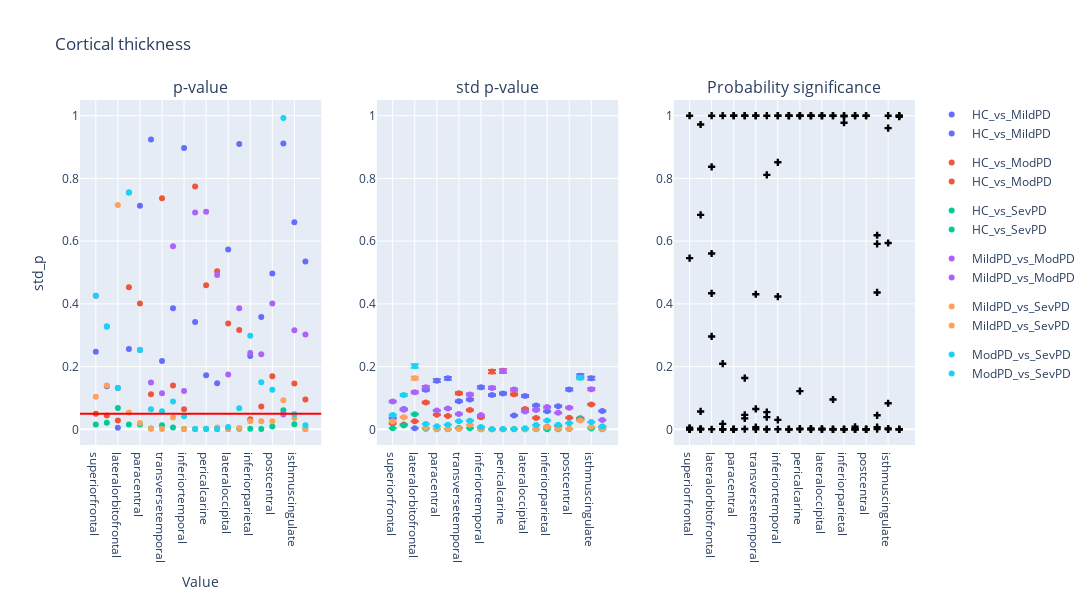

This figure's notebook cell:
### Code cell
plot_dumbbell(df_thickness, "Cortical thickness")

### Figure 1 — Plotly figure (JSON) as saved in the notebook; plotly's stock layout.template omitted (floating-point values rounded to 4 significant figures)
{"data": [{"hovertemplate": "groups=HC_vs_MildPD<br>region=%{x}<br>p_value=%{y}<extra></extra>", "legendgroup": "HC_vs_MildPD", "marker": {"color": "#636efa", "symbol": "circle"}, "mode": "markers", "name": "HC_vs_MildPD", "orientation": "v", "showlegend": true, "type": "scatter", "x": ["superiorfrontal", "caudalmiddlefrontal", "lateralorbitofrontal", "precentral", "paracentral", "fusiform", "transversetemporal", "middletemporal", "inferiortemporal", "lingual", "pericalcarine", "cuneus", "lateraloccipital", "superiorparietal", "inferiorparietal", "precuneus", "postcentral", "posteriorcingulate", "isthmuscingulate", "MeanThickness"], "xaxis": "x", "y": [0.247, 0.137, 0.005, 0.256, 0.713, 0.924, 0.218, 0.386, 0.897, 0.342, 0.172, 0.147, 0.573, 0.91, 0.234, 0.358, 0.497, 0.911, 0.66, 0.535], "yaxis": "y"}, {"hovertemplate": "groups=HC_vs_ModPD<br>region=%{x}<br>p_value=%{y}<extra></extra>", "legendgroup": "HC_vs_ModPD", "marker": {"color": "#EF553B", "symbol": "circle"}, "mode": "markers", "name": "HC_vs_ModPD", "orientation": "v", "showlegend": true, "type": "scatter", "x": ["superiorfrontal", "caudalmiddlefrontal", "lateralorbitofrontal", "precentral", "paracentral", "fusiform", "transversetemporal", "middletemporal", "inferiortemporal", "lingual", "pericalcarine", "cuneus", "lateraloccipital", "superiorparietal", "inferiorparietal", "precuneus", "postcentral", "posteriorcingulate", "isthmuscingulate", "MeanThickness"], "xaxis": "x", "y": [0.05, 0.044, 0.028, 0.453, 0.401, 0.112, 0.737, 0.14, 0.064, 0.774, 0.459, 0.504, 0.337, 0.317, 0.032, 0.073, 0.169, 0.05, 0.146, 0.095], "yaxis": "y"}, {"hovertemplate": "groups=HC_vs_SevPD<br>region=%{x}<br>p_value=%{y}<extra></extra>", "legendgroup": "HC_vs_SevPD", "marker": {"color": "#00cc96", "symbol": "circle"}, "mode": "markers", "name": "HC_vs_SevPD", "orientation": "v", "showlegend": true, "type": "scatter", "x": ["superiorfrontal", "caudalmiddlefrontal", "lateralorbitofrontal", "precentral", "paracentral", "fusiform", "transversetemporal", "middletemporal", "inferiortemporal", "lingual", "pericalcarine", "cuneus", "lateraloccipital", "superiorparietal", "inferiorparietal", "precuneus", "postcentral", "posteriorcingulate", "isthmuscingulate", "MeanThickness"], "xaxis": "x", "y": [0.015, 0.021, 0.068, 0.015, 0.015, 0.003, 0.013, 0.006, 0.001, 0.001, 0.002, 0.001, 0.001, 0.002, 0.002, 0.001, 0.009, 0.061, 0.016, 0.001], "yaxis": "y"}, {"hovertemplate": "groups=MildPD_vs_ModPD<br>region=%{x}<br>p_value=%{y}<extra></extra>", "legendgroup": "MildPD_vs_ModPD", "marker": {"color": "#ab63fa", "symbol": "circle"}, "mode": "markers", "name": "MildPD_vs_ModPD", "orientation": "v", "showlegend": true, "type": "scatter", "x": ["superiorfrontal", "caudalmiddlefrontal", "lateralorbitofrontal", "precentral", "paracentral", "fusiform", "transversetemporal", "middletemporal", "inferiortemporal", "lingual", "pericalcarine", "cuneus", "lateraloccipital", "superiorparietal", "inferiorparietal", "precuneus", "postcentral", "posteriorcingulate", "isthmuscingulate", "MeanThickness"], "xaxis": "x", "y": [0.426, 0.328, 0.132, 0.755, 0.253, 0.149, 0.115, 0.584, 0.122, 0.691, 0.694, 0.492, 0.175, 0.386, 0.243, 0.239, 0.401, 0.047, 0.316, 0.302], "yaxis": "y"}, {"hovertemplate": "groups=MildPD_vs_SevPD<br>region=%{x}<br>p_value=%{y}<extra></extra>", "legendgroup": "MildPD_vs_SevPD", "marker": {"color": "#FFA15A", "symbol": "circle"}, "mode": "markers", "name": "MildPD_vs_SevPD", "orientation": "v", "showlegend": true, "type": "scatter", "x": ["superiorfrontal", "caudalmiddlefrontal", "lateralorbitofrontal", "precentral", "paracentral", "fusiform", "transversetemporal", "middletemporal", "inferiortemporal", "lingual", "pericalcarine", "cuneus", "lateraloccipital", "superiorparietal", "inferiorparietal", "precuneus", "postcentral", "posteriorcingulate", "isthmuscingulate", "MeanThickness"], "xaxis": "x", "y": [0.104, 0.14, 0.715, 0.054, 0.02, 0.002, 0.001, 0.038, 0.001, 0.001, 0.001, 0.006, 0.001, 0.004, 0.026, 0.026, 0.026, 0.093, 0.036, 0.001], "yaxis": "y"}, {"hovertemplate": "groups=ModPD_vs_SevPD<br>region=%{x}<br>p_value=%{y}<extra></extra>", "legendgroup": "ModPD_vs_SevPD", "marker": {"color": "#19d3f3", "symbol": "circle"}, "mode": "markers", "name": "ModPD_vs_SevPD", "orientation": "v", "showlegend": true, "type": "scatter", "x": ["superiorfrontal", "caudalmiddlefrontal", "lateralorbitofrontal", "precentral", "paracentral", "fusiform", "transversetemporal", "middletemporal", "inferiortemporal", "lingual", "pericalcarine", "cuneus", "lateraloccipital", "superiorparietal", "inferiorparietal", "precuneus", "postcentral", "posteriorcingulate", "isthmuscingulate", "MeanThickness"], "xaxis": "x", "y": [0.426, 0.328, 0.132, 0.755, 0.253, 0.064, 0.058, 0.089, 0.042, 0.001, 0.001, 0.001, 0.007, 0.067, 0.298, 0.15, 0.126, 0.993, 0.048, 0.013], "yaxis": "y"}, {"error_y": {"array": [0.0009756, 0.001759, 8.34e-05, 0.003436, 0.004228, 0.00443, 0.002446, 0.002591, 0.003648, 0.002972, 0.00312, 0.00121, 0.002899, 0.00207, 0.001579, 0.002007, 0.003462, 0.004649, 0.00444, 0.001597], "arrayminus": [0.001003, 0.00181, 8.578e-05, 0.003534, 0.004348, 0.004556, 0.002516, 0.002665, 0.003752, 0.003057, 0.003209, 0.001245, 0.002981, 0.002129, 0.001624, 0.002065, 0.003561, 0.004782, 0.004566, 0.001643]}, "hovertemplate": "groups=HC_vs_MildPD<br>region=%{x}<br>std_p=%{y}<extra></extra>", "legendgroup": "HC_vs_MildPD", "marker": {"color": "#636efa", "symbol": "circle"}, "mode": "markers", "name": "HC_vs_MildPD", "orientation": "v", "showlegend": true, "type": "scatter", "x": ["superiorfrontal", "caudalmiddlefrontal", "lateralorbitofrontal", "precentral", "paracentral", "fusiform", "transversetemporal", "middletemporal", "inferiortemporal", "lingual", "pericalcarine", "cuneus", "lateraloccipital", "superiorparietal", "inferiorparietal", "precuneus", "postcentral", "posteriorcingulate", "isthmuscingulate", "MeanThickness"], "xaxis": "x2", "y": [0.03581, 0.06459, 0.003062, 0.1261, 0.1552, 0.1626, 0.0898, 0.09511, 0.1339, 0.1091, 0.1145, 0.04442, 0.1064, 0.07598, 0.05796, 0.07369, 0.1271, 0.1707, 0.163, 0.05863], "yaxis": "y2"}, {"error_y": {"array": [0.0004933, 0.0004284, 0.0006993, 0.00234, 0.001275, 0.001159, 0.003143, 0.001669, 0.001044, 0.005017, 0.005085, 0.003035, 0.001758, 0.0009906, 0.000219, 0.0002866, 0.001001, 0.0009694, 0.002164, 0.0002236], "arrayminus": [0.0005074, 0.0004406, 0.0007193, 0.002406, 0.001311, 0.001192, 0.003233, 0.001716, 0.001074, 0.00516, 0.005229, 0.003122, 0.001808, 0.001019, 0.0002253, 0.0002948, 0.00103, 0.0009971, 0.002225, 0.00023]}, "hovertemplate": "groups=HC_vs_ModPD<br>region=%{x}<br>std_p=%{y}<extra></extra>", "legendgroup": "HC_vs_ModPD", "marker": {"color": "#EF553B", "symbol": "circle"}, "mode": "markers", "name": "HC_vs_ModPD", "orientation": "v", "showlegend": true, "type": "scatter", "x": ["superiorfrontal", "caudalmiddlefrontal", "lateralorbitofrontal", "precentral", "paracentral", "fusiform", "transversetemporal", "middletemporal", "inferiortemporal", "lingual", "pericalcarine", "cuneus", "lateraloccipital", "superiorparietal", "inferiorparietal", "precuneus", "postcentral", "posteriorcingulate", "isthmuscingulate", "MeanThickness"], "xaxis": "x2", "y": [0.01811, 0.01573, 0.02567, 0.08589, 0.04679, 0.04254, 0.1154, 0.06126, 0.03833, 0.1842, 0.1866, 0.1114, 0.06454, 0.03636, 0.008041, 0.01052, 0.03676, 0.03559, 0.07942, 0.008209], "yaxis": "y2"}, {"error_y": {"array": [9.484e-05, 0.0003361, 0.001315, 4.731e-05, 1.008e-05, 1.336e-05, 0.0001172, 8.901e-05, 5.262e-06, 2.542e-07, 1.571e-05, 1.065e-06, 1.519e-06, 6.804e-06, 1.141e-05, 3.618e-06, 1.759e-05, 0.0009248, 6.901e-05, 5.399e-06], "arrayminus": [9.755e-05, 0.0003456, 0.001353, 4.866e-05, 1.037e-05, 1.374e-05, 0.0001205, 9.155e-05, 5.412e-06, 2.615e-07, 1.616e-05, 1.095e-06, 1.562e-06, 6.998e-06, 1.174e-05, 3.721e-06, 1.81e-05, 0.0009511, 7.098e-05, 5.553e-06]}, "hovertemplate": "groups=HC_vs_SevPD<br>region=%{x}<br>std_p=%{y}<extra></extra>", "legendgroup": "HC_vs_SevPD", "marker": {"color": "#00cc96", "symbol": "circle"}, "mode": "markers", "name": "HC_vs_SevPD", "orientation": "v", "showlegend": true, "type": "scatter", "x": ["superiorfrontal", "caudalmiddlefrontal", "lateralorbitofrontal", "precentral", "paracentral", "fusiform", "transversetemporal", "middletemporal", "inferiortemporal", "lingual", "pericalcarine", "cuneus", "lateraloccipital", "superiorparietal", "inferiorparietal", "precuneus", "postcentral", "posteriorcingulate", "isthmuscingulate", "MeanThickness"], "xaxis": "x2", "y": [0.003482, 0.01234, 0.04829, 0.001737, 0.00037, 0.0004903, 0.004302, 0.003268, 0.0001932, 9.332e-06, 0.0005767, 3.909e-05, 5.576e-05, 0.0002498, 0.000419, 0.0001328, 0.0006458, 0.03395, 0.002533, 0.0001982], "yaxis": "y2"}, {"error_y": {"array": [0.002426, 0.001704, 0.003217, 0.003652, 0.001635, 0.001807, 0.001334, 0.003026, 0.001241, 0.003594, 0.005052, 0.003457, 0.001544, 0.001687, 0.001938, 0.001432, 0.001878, 0.0008201, 0.003485, 0.0008009], "arrayminus": [0.002495, 0.001752, 0.003309, 0.003757, 0.001681, 0.001859, 0.001372, 0.003112, 0.001277, 0.003697, 0.005196, 0.003556, 0.001588, 0.001735, 0.001993, 0.001473, 0.001931, 0.0008435, 0.003585, 0.0008237]}, "hovertemplate": "groups=MildPD_vs_ModPD<br>region=%{x}<br>std_p=%{y}<extra></extra>", "legendgroup": "MildPD_vs_ModPD", "marker": {"color": "#ab63fa", "symbol": "circle"}, "mode": "markers", "name": "MildPD_vs_ModPD", "orientation": "v", "showlegend": true, "type": "scatter", "x": ["superiorfrontal", "caudalmiddlefrontal", "lateralorbitofrontal", "precentral", "paracentral", "fusiform", "transversetemporal", "middletemporal", "inferiortemporal", "lingual", "pericalcarine", "cuneus", "lateraloccipital", "superiorparietal", "inferiorparietal", "precuneus", "postcentral", "posteriorcingulate", "isthmuscingulate", "MeanThickness"], "xaxis": "x2", "y": [0.08904, 0.06253, 0.1181, 0.1341, 0.06, 0.06634, 0.04898, 0.1111, 0.04557, 0.1319, 0.1854, 0.1269, 0.05667, 0.06191, 0.07112, 0.05256, 0.06892, 0.0301, 0.1279, 0.0294], "yaxis": "y2"}, {"error_y": {"array": [0.0006775, 0.001056, 0.004444, 0.0001332, 1.749e-05, 2.675e-05, 3.153e-05, 0.0003895, 9.048e-06, 6.244e-08, 5.979e-07, 5.211e-05, 3.526e-06, 3.628e-05, 0.0001826, 4.336e-05, 4.136e-05, 0.0007754, 0.0002023, 2.369e-05], "arrayminus": [0.0006968, 0.001086, 0.004571, 0.000137, 1.799e-05, 2.751e-05, 3.243e-05, 0.0004006, 9.306e-06, 6.422e-08, 6.149e-07, 5.359e-05, 3.626e-06, 3.731e-05, 0.0001878, 4.46e-05, 4.254e-05, 0.0007975, 0.0002081, 2.436e-05]}, "hovertemplate": "groups=MildPD_vs_SevPD<br>region=%{x}<br>std_p=%{y}<extra></extra>", "legendgroup": "MildPD_vs_SevPD", "marker": {"color": "#FFA15A", "symbol": "circle"}, "mode": "markers", "name": "MildPD_vs_SevPD", "orientation": "v", "showlegend": true, "type": "scatter", "x": ["superiorfrontal", "caudalmiddlefrontal", "lateralorbitofrontal", "precentral", "paracentral", "fusiform", "transversetemporal", "middletemporal", "inferiortemporal", "lingual", "pericalcarine", "cuneus", "lateraloccipital", "superiorparietal", "inferiorparietal", "precuneus", "postcentral", "posteriorcingulate", "isthmuscingulate", "MeanThickness"], "xaxis": "x2", "y": [0.02487, 0.03876, 0.1631, 0.004889, 0.0006421, 0.0009819, 0.001157, 0.0143, 0.0003322, 2.292e-06, 2.195e-05, 0.001913, 0.0001294, 0.001332, 0.006702, 0.001592, 0.001518, 0.02846, 0.007428, 0.0008695], "yaxis": "y2"}, {"error_y": {"array": [0.001244, 0.002979, 0.005496, 0.0004678, 0.0002693, 0.0003903, 0.0007096, 0.0007368, 0.000209, 1.867e-06, 1.81e-05, 1.89e-05, 0.0001002, 0.0003675, 0.0007743, 0.0003958, 0.0005377, 0.004483, 0.0006269, 0.000246], "arrayminus": [0.00128, 0.003064, 0.005652, 0.0004812, 0.000277, 0.0004014, 0.0007298, 0.0007578, 0.0002149, 1.921e-06, 1.862e-05, 1.944e-05, 0.000103, 0.000378, 0.0007963, 0.0004071, 0.000553, 0.004611, 0.0006447, 0.000253]}, "hovertemplate": "groups=ModPD_vs_SevPD<br>region=%{x}<br>std_p=%{y}<extra></extra>", "legendgroup": "ModPD_vs_SevPD", "marker": {"color": "#19d3f3", "symbol": "circle"}, "mode": "markers", "name": "ModPD_vs_SevPD", "orientation": "v", "showlegend": true, "type": "scatter", "x": ["superiorfrontal", "caudalmiddlefrontal", "lateralorbitofrontal", "precentral", "paracentral", "fusiform", "transversetemporal", "middletemporal", "inferiortemporal", "lingual", "pericalcarine", "cuneus", "lateraloccipital", "superiorparietal", "inferiorparietal", "precuneus", "postcentral", "posteriorcingulate", "isthmuscingulate", "MeanThickness"], "xaxis": "x2", "y": [0.04568, 0.1094, 0.2017, 0.01717, 0.009886, 0.01433, 0.02605, 0.02705, 0.007671, 6.855e-05, 0.0006644, 0.0006939, 0.003677, 0.01349, 0.02842, 0.01453, 0.01974, 0.1646, 0.02301, 0.00903], "yaxis": "y2"}, {"marker": {"color": "black", "symbol": "cross"}, "mode": "markers", "name": "Flip probability", "showlegend": false, "type": "scatter", "x": ["superiorfrontal", "caudalmiddlefrontal", "lateralorbitofrontal", "precentral", "paracentral", "fusiform", "transversetemporal", "middletemporal", "inferiortemporal", "lingual", "pericalcarine", "cuneus", "lateraloccipital", "superiorparietal", "inferiorparietal", "precuneus", "postcentral", "posteriorcingulate", "isthmuscingulate", "MeanThickness", "superiorfrontal", "caudalmiddlefrontal", "lateralorbitofrontal", "precentral", "paracentral", "fusiform", "transversetemporal", "middletemporal", "inferiortemporal", "lingual", "pericalcarine", "cuneus", "lateraloccipital", "superiorparietal", "inferiorparietal", "precuneus", "postcentral", "posteriorcingulate", "isthmuscingulate", "MeanThickness", "superiorfrontal", "caudalmiddlefrontal", "lateralorbitofrontal", "precentral", "paracentral", "fusiform", "transversetemporal", "middletemporal", "inferiortemporal", "lingual", "pericalcarine", "cuneus", "lateraloccipital", "superiorparietal", "inferiorparietal", "precuneus", "postcentral", "posteriorcingulate", "isthmuscingulate", "MeanThickness", "superiorfrontal", "caudalmiddlefrontal", "lateralorbitofrontal", "precentral", "paracentral", "fusiform", "transversetemporal", "middletemporal", "inferiortemporal", "lingual", "pericalcarine", "cuneus", "lateraloccipital", "superiorparietal", "inferiorparietal", "precuneus", "postcentral", "posteriorcingulate", "isthmuscingulate", "MeanThickness", "superiorfrontal", "caudalmiddlefrontal", "lateralorbitofrontal", "precentral", "paracentral", "fusiform", "transversetemporal", "middletemporal", "inferiortemporal", "lingual", "pericalcarine", "cuneus", "lateraloccipital", "superiorparietal", "inferiorparietal", "precuneus", "postcentral", "posteriorcingulate", "isthmuscingulate", "MeanThickness", "superiorfrontal", "caudalmiddlefrontal", "lateralorbitofrontal", "precentral", "paracentral", "fusiform", "transversetemporal", "middletemporal", "inferiortemporal", "lingual", "pericalcarine", "cuneus", "lateraloccipital", "superiorparietal", "inferiorparietal", "precuneus", "postcentral", "posteriorcingulate", "isthmuscingulate", "MeanThickness"], "xaxis": "x3", "y": [1.338e-15, 0.05703, 1.0, 0.01733, 8.387e-07, 0.000932, 0.006734, 2.236e-07, 3.217e-06, 8.57e-05, 0.1216, 0.002652, 2.872e-11, 4.198e-16, 4.251e-06, 7e-10, 7.757e-07, 0.0008582, 4.507e-06, 4.763e-31, 0.5459, 0.6836, 0.8371, 1.182e-11, 2.271e-28, 0.04592, 1.381e-11, 0.039, 0.4233, 5.809e-05, 0.00231, 9.85e-09, 5.022e-11, 1.93e-27, 0.9775, 0.008179, 7.075e-06, 0.5911, 0.08306, 2.567e-11, 1.0, 0.9719, 0.4336, 1.0, 1.0, 1.0, 1.0, 1.0, 1.0, 1.0, 1.0, 1.0, 1.0, 1.0, 1.0, 1.0, 1.0, 0.4364, 1.0, 1.0, 7.843e-10, 5.123e-11, 0.296, 8.949e-09, 8.066e-07, 0.03504, 0.065, 1.145e-10, 0.03015, 5.448e-09, 5.516e-05, 9.38e-07, 0.001867, 1.271e-15, 7.865e-05, 1.837e-07, 7.382e-14, 0.6188, 0.002372, 1.173e-36, 0.004843, 0.001574, 3.073e-06, 0.2092, 1.0, 1.0, 1.0, 0.8113, 1.0, 1.0, 1.0, 1.0, 1.0, 1.0, 0.9984, 1.0, 1.0, 0.04463, 0.9604, 1.0, 1.684e-33, 0.0001902, 0.5606, 0.0, 5.065e-196, 0.1635, 0.4306, 0.05491, 0.8514, 1.0, 1.0, 1.0, 1.0, 0.09501, 7.174e-38, 2.31e-20, 4.7e-07, 0.007, 0.5941, 0.9966], "yaxis": "y3"}], "layout": {"annotations": [{"font": {"size": 16}, "showarrow": false, "text": "p-value", "x": 0.1444, "xanchor": "center", "xref": "paper", "y": 1, "yanchor": "bottom", "yref": "paper"}, {"font": {"size": 16}, "showarrow": false, "text": "std p-value", "x": 0.5, "xanchor": "center", "xref": "paper", "y": 1, "yanchor": "bottom", "yref": "paper"}, {"font": {"size": 16}, "showarrow": false, "text": "Probability significance", "x": 0.8556, "xanchor": "center", "xref": "paper", "y": 1, "yanchor": "bottom", "yref": "paper"}], "height": 600, "hovermode": "closest", "shapes": [{"line": {"color": "red", "width": 2}, "type": "line", "x0": 0, "x1": 1, "xref": "x domain", "y0": 0.05, "y1": 0.05, "yref": "y"}], "title": {"text": "Cortical thickness"}, "width": 1400, "xaxis": {"anchor": "y", "domain": [0, 0.2889], "title": {"text": "Value"}}, "xaxis2": {"anchor": "y2", "domain": [0.3556, 0.6444]}, "xaxis3": {"anchor": "y3", "domain": [0.7111, 1]}, "yaxis": {"anchor": "x", "domain": [0, 1], "range": [-0.05, 1.05], "title": {"text": "std_p"}}, "yaxis2": {"anchor": "x2", "domain": [0, 1], "range": [-0.05, 1.05]}, "yaxis3": {"anchor": "x3", "domain": [0, 1], "range": [-0.05, 1.05]}}}
